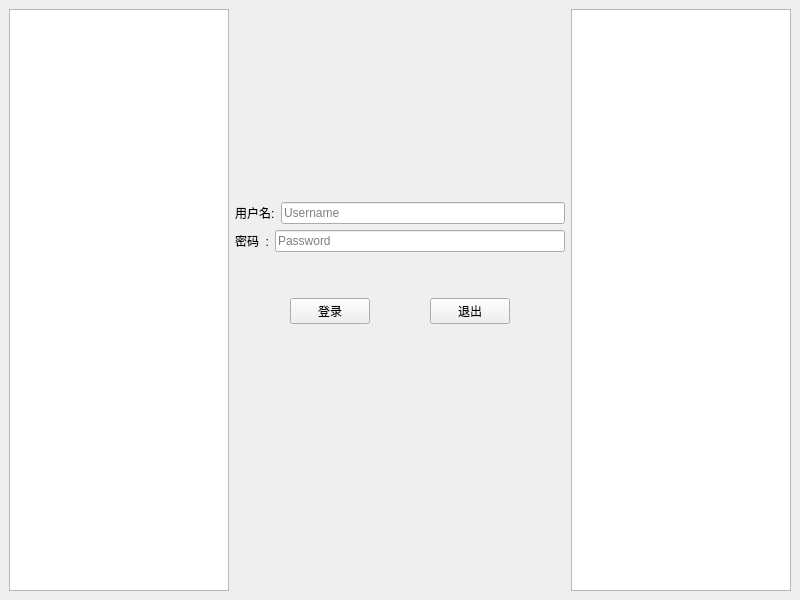
<?xml version="1.0" encoding="UTF-8"?>
<ui version="4.0">
 <class>MainWindow</class>
 <widget class="QMainWindow" name="MainWindow">
  <property name="geometry">
   <rect>
    <x>0</x>
    <y>0</y>
    <width>800</width>
    <height>600</height>
   </rect>
  </property>
  <property name="windowTitle">
   <string>MainWindow</string>
  </property>
  <widget class="QWidget" name="centralwidget">
   <layout class="QGridLayout" name="gridLayout_2">
    <item row="0" column="0">
     <layout class="QGridLayout" name="gridLayout">
      <item row="0" column="0">
       <layout class="QHBoxLayout" name="horizontalLayout" stretch="2,3,2">
        <item>
         <widget class="QListView" name="listView_2"/>
        </item>
        <item>
         <layout class="QVBoxLayout" name="verticalLayout" stretch="1,1,0,1,1,0,1,2">
          <item>
           <layout class="QHBoxLayout" name="horizontalLayout_7" stretch=""/>
          </item>
          <item>
           <layout class="QHBoxLayout" name="horizontalLayout_5">
            <item>
             <widget class="QLabel" name="label_3">
              <property name="sizePolicy">
               <sizepolicy hsizetype="Fixed" vsizetype="Fixed">
                <horstretch>0</horstretch>
                <verstretch>0</verstretch>
               </sizepolicy>
              </property>
              <property name="text">
               <string/>
              </property>
              <property name="pixmap">
               <pixmap>resources/me.png</pixmap>
              </property>
              <property name="scaledContents">
               <bool>false</bool>
              </property>
              <property name="wordWrap">
               <bool>false</bool>
              </property>
             </widget>
            </item>
           </layout>
          </item>
          <item>
           <spacer name="verticalSpacer_2">
            <property name="orientation">
             <enum>Qt::Vertical</enum>
            </property>
            <property name="sizeHint" stdset="0">
             <size>
              <width>20</width>
              <height>40</height>
             </size>
            </property>
           </spacer>
          </item>
          <item>
           <layout class="QHBoxLayout" name="horizontalLayout_2">
            <item>
             <widget class="QLabel" name="label">
              <property name="sizePolicy">
               <sizepolicy hsizetype="Fixed" vsizetype="Fixed">
                <horstretch>0</horstretch>
                <verstretch>0</verstretch>
               </sizepolicy>
              </property>
              <property name="text">
               <string>用户名:</string>
              </property>
             </widget>
            </item>
            <item>
             <widget class="QLineEdit" name="username">
              <property name="inputMask">
               <string/>
              </property>
              <property name="text">
               <string/>
              </property>
              <property name="placeholderText">
               <string>Username</string>
              </property>
             </widget>
            </item>
           </layout>
          </item>
          <item>
           <layout class="QHBoxLayout" name="horizontalLayout_4">
            <item>
             <widget class="QLabel" name="label_2">
              <property name="sizePolicy">
               <sizepolicy hsizetype="Fixed" vsizetype="Fixed">
                <horstretch>0</horstretch>
                <verstretch>0</verstretch>
               </sizepolicy>
              </property>
              <property name="text">
               <string>密码  :</string>
              </property>
             </widget>
            </item>
            <item>
             <widget class="QLineEdit" name="password">
              <property name="placeholderText">
               <string>Password</string>
              </property>
             </widget>
            </item>
           </layout>
          </item>
          <item>
           <spacer name="verticalSpacer">
            <property name="orientation">
             <enum>Qt::Vertical</enum>
            </property>
            <property name="sizeHint" stdset="0">
             <size>
              <width>20</width>
              <height>40</height>
             </size>
            </property>
           </spacer>
          </item>
          <item>
           <layout class="QHBoxLayout" name="horizontalLayout_3">
            <item>
             <spacer name="horizontalSpacer_2">
              <property name="orientation">
               <enum>Qt::Horizontal</enum>
              </property>
              <property name="sizeHint" stdset="0">
               <size>
                <width>40</width>
                <height>20</height>
               </size>
              </property>
             </spacer>
            </item>
            <item>
             <widget class="QPushButton" name="login">
              <property name="sizePolicy">
               <sizepolicy hsizetype="Minimum" vsizetype="Fixed">
                <horstretch>0</horstretch>
                <verstretch>0</verstretch>
               </sizepolicy>
              </property>
              <property name="text">
               <string>  登录  </string>
              </property>
             </widget>
            </item>
            <item>
             <spacer name="horizontalSpacer_3">
              <property name="orientation">
               <enum>Qt::Horizontal</enum>
              </property>
              <property name="sizeHint" stdset="0">
               <size>
                <width>40</width>
                <height>20</height>
               </size>
              </property>
             </spacer>
            </item>
            <item>
             <widget class="QPushButton" name="quit">
              <property name="sizePolicy">
               <sizepolicy hsizetype="Minimum" vsizetype="Fixed">
                <horstretch>0</horstretch>
                <verstretch>0</verstretch>
               </sizepolicy>
              </property>
              <property name="text">
               <string>  退出  </string>
              </property>
             </widget>
            </item>
            <item>
             <spacer name="horizontalSpacer">
              <property name="orientation">
               <enum>Qt::Horizontal</enum>
              </property>
              <property name="sizeHint" stdset="0">
               <size>
                <width>40</width>
                <height>20</height>
               </size>
              </property>
             </spacer>
            </item>
           </layout>
          </item>
          <item>
           <layout class="QHBoxLayout" name="horizontalLayout_9"/>
          </item>
         </layout>
        </item>
        <item>
         <widget class="QListView" name="listView"/>
        </item>
       </layout>
      </item>
     </layout>
    </item>
   </layout>
  </widget>
 </widget>
 <resources/>
 <connections/>
</ui>
